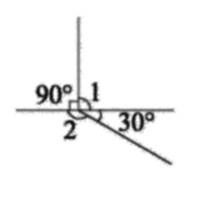
#> input picture enhanced_image/image5.png, 220 x 206 px, found by its file name
$ python rotate.py
#> lines starting #> are read from the running program, lines starting #| are printed output that depends on the picture
#> further down, image is the input picture: shape (206, 220, 3); min 10, max 255, mean 245.6
import cv2
import numpy as np
import random

def rotate(image, file_name=None, save=False, random_seed=42):
    """
    旋转图像并用指定颜色填充空白区域。

    :param image: 输入的图像
    :param angle: 旋转的角度，正值为逆时针，负值为顺时针
    :param fill_color: 填充颜色，默认为白色
    :return: 旋转后的图像
    """
#> called with file_name = -7, save = False, random_seed = 42
    random.seed(random_seed)

    interval = [(-5,-2), (2,5)]

    selected_interval = random.choice(interval)

    angle = random.uniform(*selected_interval)
    fill_color = (255,255,255)

    # 获取图像尺寸
    height, width = image.shape[:2]
#> height = 206; width = 220

    # 计算旋转中心
    center = (width // 2, height // 2)
#> center = (110, 103)

    # 计算旋转矩阵
    matrix = cv2.getRotationMatrix2D(center, angle, 1.0)

    # 计算新图像的尺寸
    cos = np.abs(matrix[0, 0])
#> cos = 0.996
    sin = np.abs(matrix[0, 1])
#> sin = 0.0859

    new_width = int((height * sin) + (width * cos))
#> new_width = 236
    new_height = int((height * cos) + (width * sin))
#> new_height = 224

    # 调整旋转矩阵以考虑平移
    matrix[0, 2] += (new_width / 2) - center[0]
    matrix[1, 2] += (new_height / 2) - center[1]

    # 执行仿射变换
    rotated = cv2.warpAffine(image, matrix, (new_width, new_height), borderValue=fill_color)
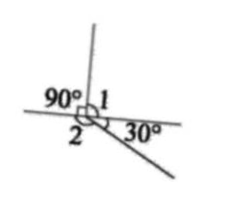
#> rotated: shape (224, 236, 3); min 19, max 255, mean 247

    return rotated

if __name__ == "__main__":
    # 读取图像
    image_path = '../media/image5.png'
    image = cv2.imread(image_path)

    # 旋转图像
    rotated_image = rotate(image, -7)  # 旋转45度逆时针

    # 显示图像
    cv2.imshow('Original Image', image)
    cv2.waitKey(0)
    cv2.imshow('Rotated Image', rotated_image)
    cv2.waitKey(0)
    cv2.destroyAllWindows()

$ run again, with enhanced_image/image100.png copied over enhanced_image/image5.png
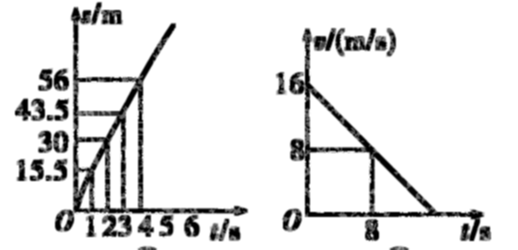
#> input picture enhanced_image/image100.png, 518 x 250 px, found by its file name
#> image is the input picture: shape (250, 518, 3); min 0, max 255, mean 228.5
#> in rotate, `rotated = cv2.warpAffine(image, matrix, (new_width, new_height), borde..`:
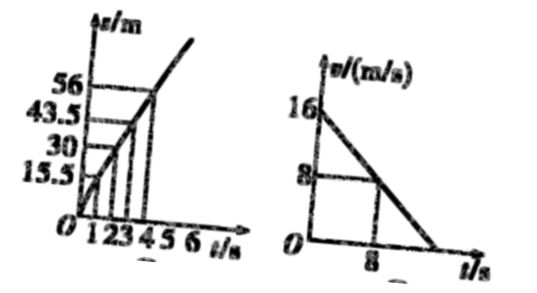
#> rotated: shape (293, 537, 3); min 0, max 255, mean 233.2

$ run again, with enhanced_image/image102.png copied over enhanced_image/image5.png
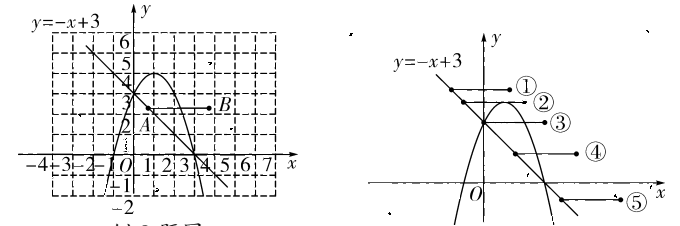
#> input picture enhanced_image/image102.png, 680 x 226 px, found by its file name
#> image is the input picture: shape (226, 680, 3); min 0, max 255, mean 241.9
#> in rotate, `rotated = cv2.warpAffine(image, matrix, (new_width, new_height), borde..`:
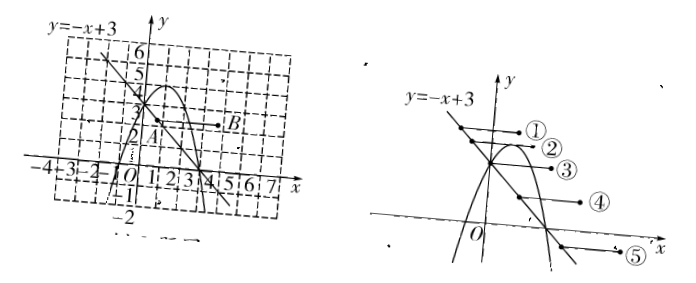
#> rotated: shape (283, 696, 3); min 0, max 255, mean 244.8

$ run again, with enhanced_image/image104.png copied over enhanced_image/image5.png
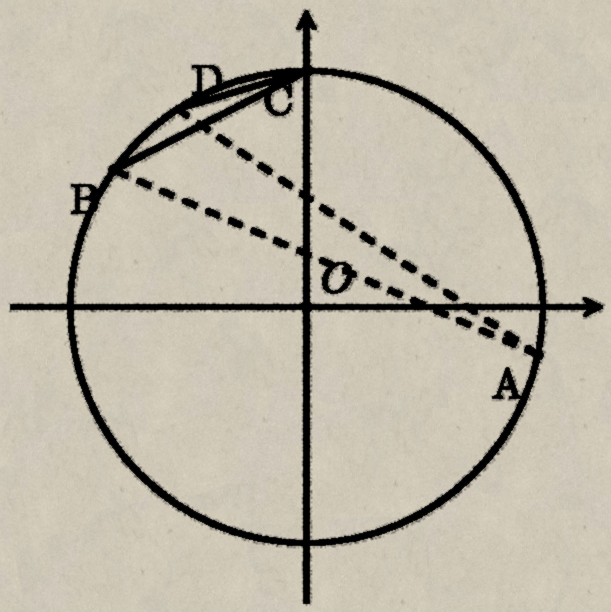
#> input picture enhanced_image/image104.png, 611 x 612 px, found by its file name
#> image is the input picture: shape (612, 611, 3); mean B, G, R 168.7, 183.9, 190.4
#> in rotate, `rotated = cv2.warpAffine(image, matrix, (new_width, new_height), borde..`:
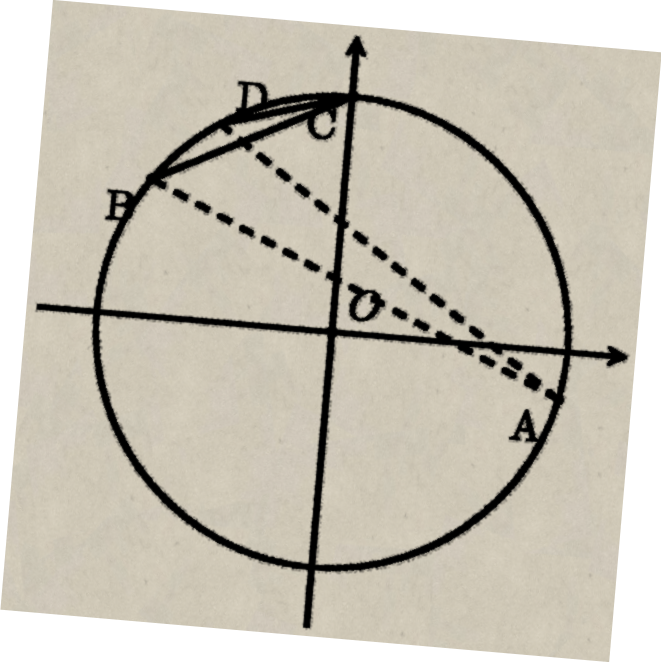
#> rotated: shape (662, 661, 3); mean B, G, R 181.2, 194.3, 199.8
